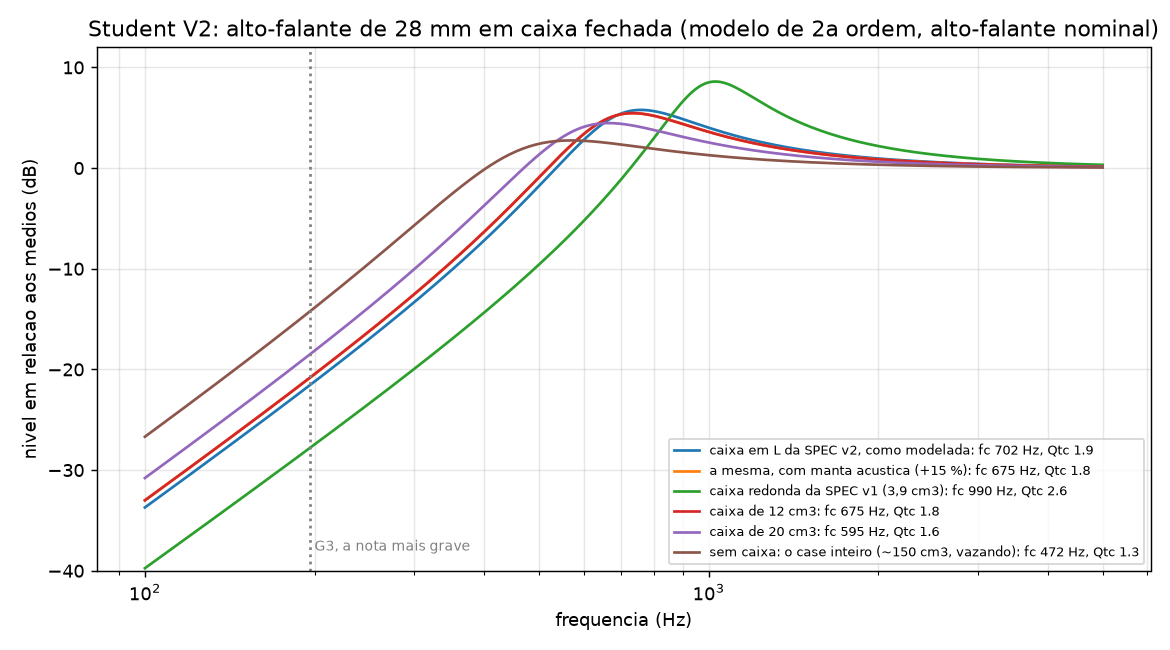

Python code for this plot:
"""eTutti Student V2: the speaker's closed box and its bass (SPEC v2, item 9).

    C:/Users/julia/.venvs/cadquery/Scripts/python.exe etutti/hardware/student_v02/estudos/acustica.py

A closed box behind a small speaker is a second-order high-pass: the air in the box is a spring
added to the cone's own, so the resonance goes up from fs to

    fc = fs * sqrt(1 + Vas / Vb)        Qtc = Qts * sqrt(1 + Vas / Vb)

(Vas = the volume of air as stiff as the cone's suspension, Vb = the box). Below fc the level
falls 12 dB per octave.

The speaker is a 28 x 5 mm, 8 ohm, 2 W micro-speaker. Makers of this size publish fs and the
sensitivity, rarely Vas and Qts, so the study runs a nominal speaker and a range round it:

    fs   450 Hz (range 380-550: what 28 mm parts of 5 mm give)
    Qts  1.2    (0.9-1.6)
    Vas  15 cm3 (8-25), from fs, a moving mass of 0.2 g and a 23 mm cone:
         Vas = rho c^2 Sd^2 / ((2 pi fs)^2 Mms)

These must be replaced by the bought part's numbers (or measured: fs and Qts come from one
impedance sweep, Vas from a second sweep in a known box).

Writes estudos/acustica.json and estudos/acustica.png.
"""
import json
import math
import os

import matplotlib
matplotlib.use("Agg")
import matplotlib.pyplot as plt   # noqa: E402
import numpy as np                # noqa: E402

HERE = os.path.dirname(os.path.abspath(__file__))
CASE_JSON = os.path.join(HERE, "..", "case", "out", "case.json")
RHO, C = 1.18, 343.0
NOMINAL = {"fs": 450.0, "qts": 1.2, "sd_cm2": math.pi * 2.3 ** 2 / 4, "mms_g": 0.20}
RANGE = {"fs": (380.0, 550.0), "qts": (0.9, 1.6), "vas": (8.0, 25.0)}
LOWEST_NOTE = 196.0        # G3


def vas_cm3(fs, sd_cm2, mms_g):
    return RHO * C ** 2 * (sd_cm2 * 1e-4) ** 2 / ((2 * math.pi * fs) ** 2 * mms_g * 1e-3) * 1e6


def box(fs, qts, vas, vb):
    a = math.sqrt(1 + vas / vb)
    return fs * a, qts * a


def level_db(f, fc, qtc):
    s = (f / fc) ** 2
    return 10 * np.log10(s ** 2 / ((1 - s) ** 2 + s / qtc ** 2))


def f3(fc, qtc):
    a = 1 / (2 * qtc ** 2) - 1
    return fc * math.sqrt(a + math.sqrt(a * a + 1))


def main():
    modelled = json.load(open(CASE_JSON, encoding="utf-8"))["pecas"]["caixa_acustica"]["camara_cm3"] \
        if os.path.exists(CASE_JSON) else 3.9
    vas = vas_cm3(NOMINAL["fs"], NOMINAL["sd_cm2"], NOMINAL["mms_g"])
    boxes = [("caixa em L da SPEC v2, como modelada", modelled), ("a mesma, com manta acustica (+15 %)", modelled * 1.15),
             ("caixa redonda da SPEC v1 (3,9 cm3)", 3.9), ("caixa de 12 cm3", 12.0), ("caixa de 20 cm3", 20.0),
             ("sem caixa: o case inteiro (~150 cm3, vazando)", 150.0)]
    f = np.logspace(math.log10(100), math.log10(5000), 300)
    out = {"alto_falante": dict(NOMINAL, vas_cm3=round(vas, 1), nota="valores nominais de um micro alto-falante de 28 x 5 mm; "
                                "trocar pelos do datasheet da peca comprada"),
           "faixas": RANGE, "caixas": []}
    fig, ax = plt.subplots(figsize=(9, 5))
    for name, vb in boxes:
        fc, qtc = box(NOMINAL["fs"], NOMINAL["qts"], vas, vb)
        lo = box(RANGE["fs"][0], RANGE["qts"][0], RANGE["vas"][0], vb)
        hi = box(RANGE["fs"][1], RANGE["qts"][1], RANGE["vas"][1], vb)
        rec = {"caixa": name, "vb_cm3": round(vb, 2), "fc_hz": round(fc), "qtc": round(qtc, 2),
               "pico_db": round(float(level_db(np.array([fc]), fc, qtc)[0]), 1), "f3_hz": round(f3(fc, qtc)),
               "fc_faixa_hz": [round(lo[0]), round(hi[0])],
               "nivel_db": {str(int(x)): round(float(level_db(np.array([x]), fc, qtc)[0]), 1) for x in (196, 262, 392, 523, 784, 1047)}}
        out["caixas"].append(rec)
        ax.semilogx(f, level_db(f, fc, qtc), label="%s: fc %d Hz, Qtc %.1f" % (name, round(fc), qtc))
    ax.axvline(LOWEST_NOTE, color="gray", ls=":")
    ax.text(LOWEST_NOTE * 1.02, -38, "G3, a nota mais grave", color="gray", fontsize=8)
    ax.set_ylim(-40, 12)
    ax.set_xlabel("frequencia (Hz)")
    ax.set_ylabel("nivel em relacao aos medios (dB)")
    ax.set_title("Student V2: alto-falante de 28 mm em caixa fechada (modelo de 2a ordem, alto-falante nominal)")
    ax.grid(True, which="both", alpha=0.3)
    ax.legend(fontsize=7, loc="lower right")
    fig.tight_layout()
    fig.savefig(os.path.join(HERE, "acustica.png"), dpi=130)
    a, b = out["caixas"][2], out["caixas"][0]
    out["ganho_da_caixa_em_L_sobre_a_v1_db"] = {k: round(b["nivel_db"][k] - a["nivel_db"][k], 1) for k in a["nivel_db"]}
    # the firmware's high-pass on the speaker (SPEC v2: ~300 Hz, taken here as 2nd order): what is left of each note
    hp = lambda fq: float(10 * np.log10((fq / 300.0) ** 4 / (1 + (fq / 300.0) ** 4)))
    out["corte_de_graves_300_hz_db"] = {k: round(hp(float(k)), 1) for k in a["nivel_db"]}
    json.dump(out, open(os.path.join(HERE, "acustica.json"), "w", encoding="utf-8"), indent=1, ensure_ascii=False)
    print("Vas nominal %.1f cm3" % vas)
    for r in out["caixas"]:
        print("%-46s Vb %5.1f  fc %4d (%d-%d)  Qtc %.2f  pico %+.1f dB  F3 %4d  %s" % (
            r["caixa"], r["vb_cm3"], r["fc_hz"], r["fc_faixa_hz"][0], r["fc_faixa_hz"][1], r["qtc"], r["pico_db"], r["f3_hz"],
            r["nivel_db"]))
    print("L vs v1:", out["ganho_da_caixa_em_L_sobre_a_v1_db"])
    print("corte 300 Hz:", out["corte_de_graves_300_hz_db"])


if __name__ == "__main__":
    main()
